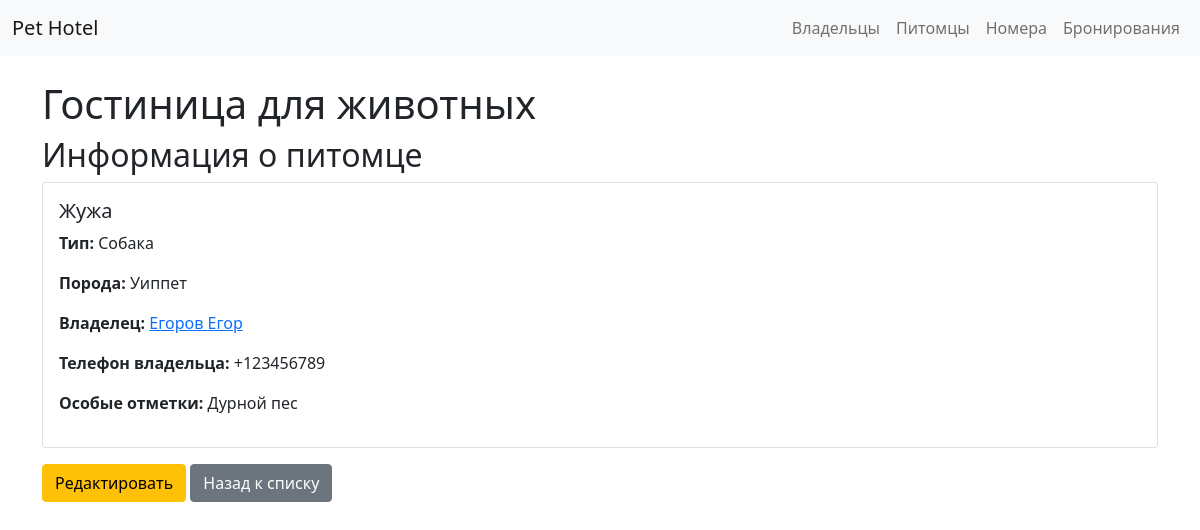
The app's page /hotel/pet/4/ with its own data.
### hotel/models.py (models this page shows, shortened)
class Pet(models.Model):
    PET_TYPES = (('dog', 'Собака'), ('cat', 'Кошка'), ('other', 'Другое'))
    name = models.CharField(max_length=100)
    type = models.CharField(max_length=10, choices=PET_TYPES)
    breed = models.CharField(max_length=100, blank=True)
    owner = models.ForeignKey(Owner, on_delete=models.CASCADE)
    special_notes = models.TextField(blank=True)

class Owner(models.Model):
    last_name = models.CharField(max_length=100)
    first_name = models.CharField(max_length=100)
    phone = models.CharField(max_length=20)
    email = models.EmailField()

### hotel/views.py (the view)
# urls.py: path('pet/<int:pk>/', views.pet_detail, name='pet_detail'),
def pet_detail(request, pk):
    pet = get_object_or_404(Pet, pk=pk)
    return render(request, 'hotel/pet_detail.html', {'pet': pet})

### hotel/templates/hotel/pet_detail.html
{% extends 'hotel/base.html' %}
{% block content %}
<h2>Информация о питомце</h2>
<div class="card">
    <div class="card-body">
        <h5 class="card-title">{{ pet.name }}</h5>
        <p><strong>Тип:</strong> {{ pet.get_type_display }}</p>
        <p><strong>Порода:</strong> {{ pet.breed }}</p>
        <p><strong>Владелец:</strong>
            <a href="{% url 'owner_detail' pet.owner.id %}">
                {{ pet.owner.last_name }} {{ pet.owner.first_name }}
            </a>
        </p>
        <p><strong>Телефон владельца:</strong> {{ pet.owner.phone }}</p>
        <p><strong>Особые отметки:</strong> {{ pet.special_notes|default:"нет" }}</p>
    </div>
</div>
<div class="mt-3">
    <a href="{% url 'pet_edit' pet.id %}" class="btn btn-warning">Редактировать</a>
    <a href="{% url 'pet_list' %}" class="btn btn-secondary">Назад к списку</a>
</div>
{% endblock %}

### records on screen
Pet: name "Жужа", type "Собака", breed "Уиппет", owner.last_name "Егоров", owner.first_name "Егор", owner.phone "+123456789", special_notes "Дурной пес"
